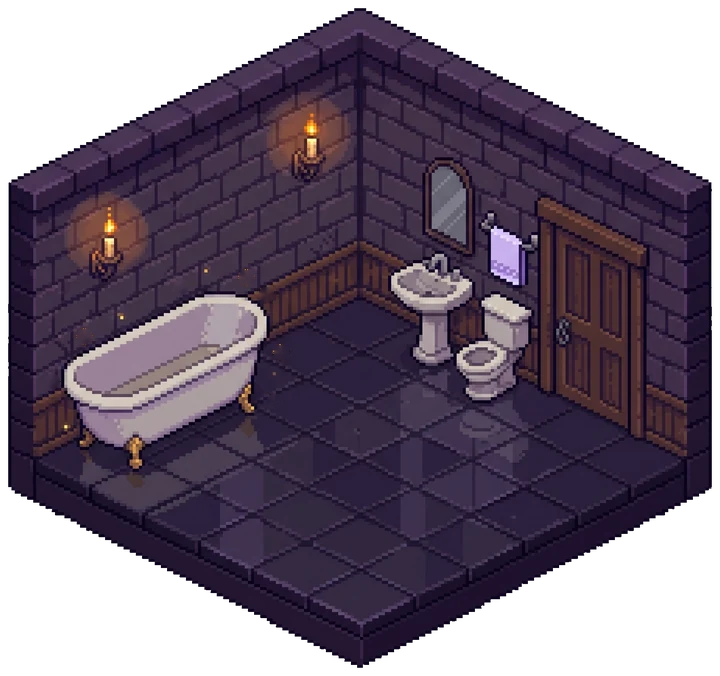
#> input picture img/stanze/bagno.webp, 720 x 676 px; its folder holds only this picture in this run
$ python scintille.py ../../img/stanze/bagno.webp
#> lines starting #> are read from the running program, lines starting #| are printed output that depends on the picture; after the words box and inside, x2 and y2 are one past the last pixel; in counts of white or black regions, pixels touching at a corner belong together
#> further down, im is the input picture: PIL image 720x676 RGBA; mean R, G, B, A 45.9, 33.6, 52.1, 178.3
#!/usr/bin/env python3
"""Toglie dalle immagini delle stanze (img/stanze: la Rocca) le scintille dorate dipinte nell'illustrazione
e ne scrive le posizioni: l'app le ridisegna come scintille animate solo quando la stanza non ha nessuna faccenda scaduta.
Le scintille sono piccole croci gialle isolate (7-11 px); candele, fuoco e dorature non vengono toccati: sono blob piu' grandi,
o vicini ad altri blob gialli.
Uso (dalla radice del repo): python3 tools/stanze/scintille.py [--prova]    (--prova: non scrive, salva solo un controllo visivo)
Stampa il dizionario delle posizioni (percentuali) da incollare in SCINTILLE di js/app.js."""
import glob, json, os, sys
import numpy as np
from PIL import Image, ImageDraw
from scipy import ndimage as ndi
import cv2

RADICE = os.path.abspath(os.path.join(os.path.dirname(os.path.abspath(__file__)), "..", ".."))
CARTELLE = ["img/stanze"]            # le stanze del Palazzo non hanno scintille dipinte (marmo chiaro): restano come sono
PROVA = "--prova" in sys.argv


def trova(a):
    """Candidati: piccole macchie dorate e luminose (top-hat), quasi quadrate, su sfondo scuro e senza calore intorno.
    Le fiamme hanno un alone caldo e un corpo sotto, le dorature stanno su oggetti chiari: non passano. Falsi positivi residui: ESCLUDI."""
    r, g, b, al = (a[..., i].astype(np.int32) for i in range(4))
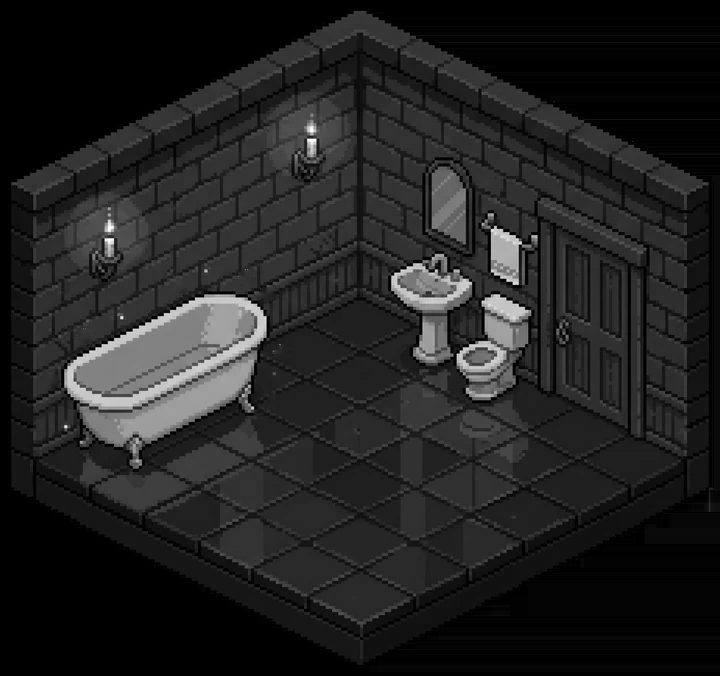
#> g: shape (676, 720) int32; min 0, max 255, mean 33.6
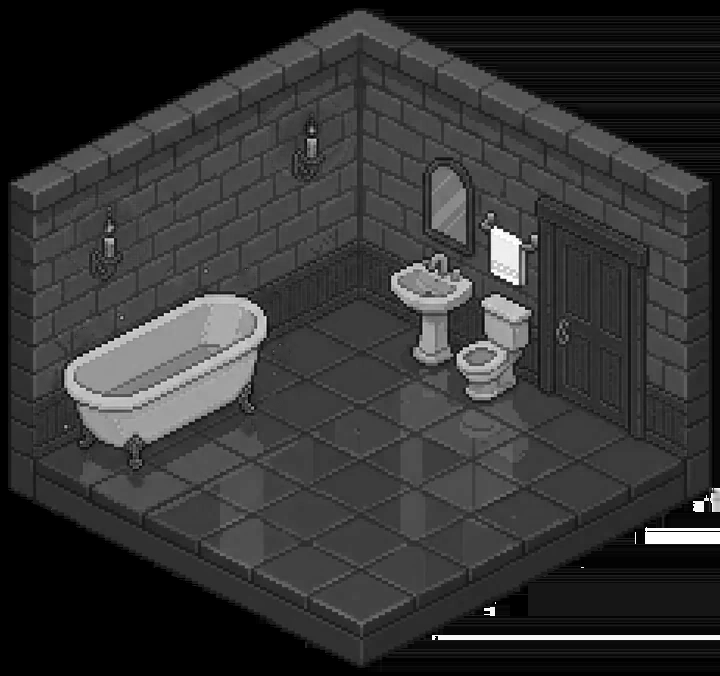
#> b: shape (676, 720) int32; min 0, max 255, mean 52.1
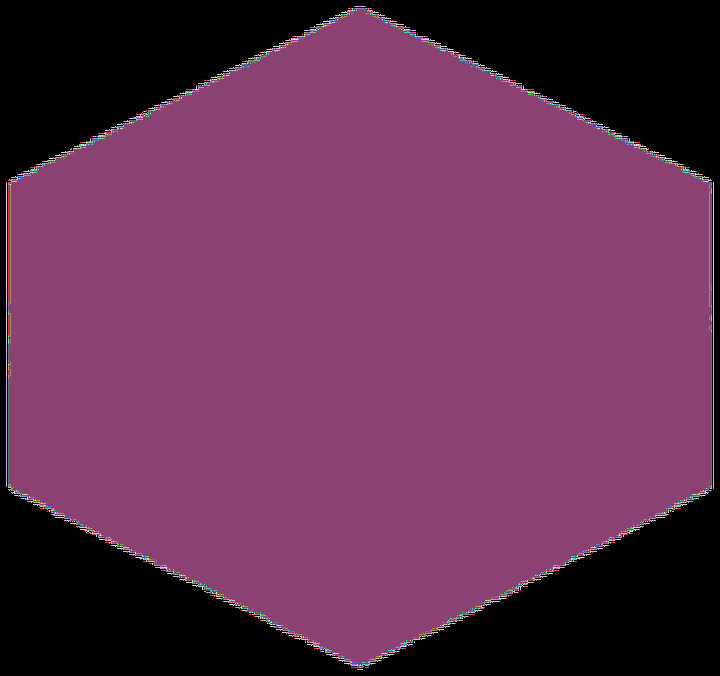
#> al: shape (676, 720) int32; 255 distinct labels, from 0 to 255; one colour per label, 0 black
    luce = (r * 3 + g * 2) // 5
    th = luce - ndi.grey_opening(luce, footprint=np.ones((13, 13)))              # solo cio' che e' piu' piccolo di 13 px e piu' chiaro di dintorni
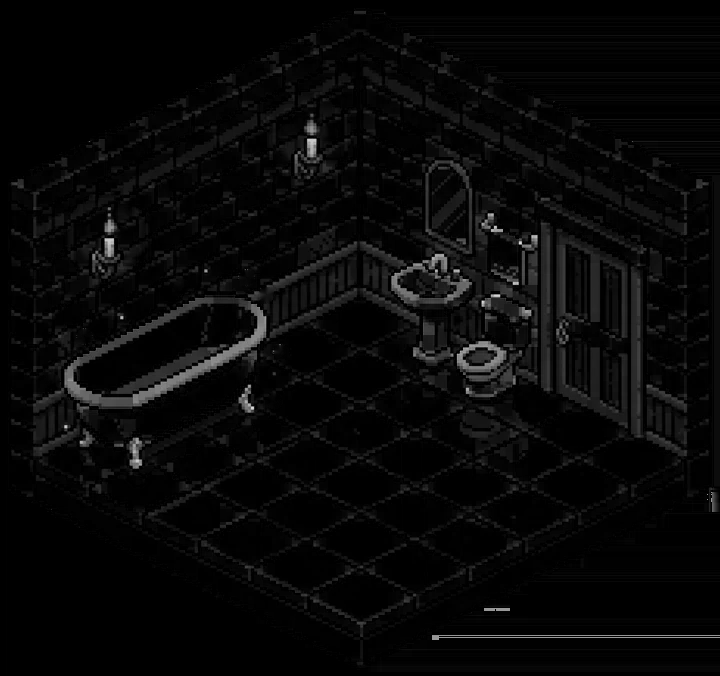
#> th: shape (676, 720) int32; min 0, max 225, mean 8.2
    oro = (al > 200) & (th > 60) & (r - b > 45) & (r >= g - 10)
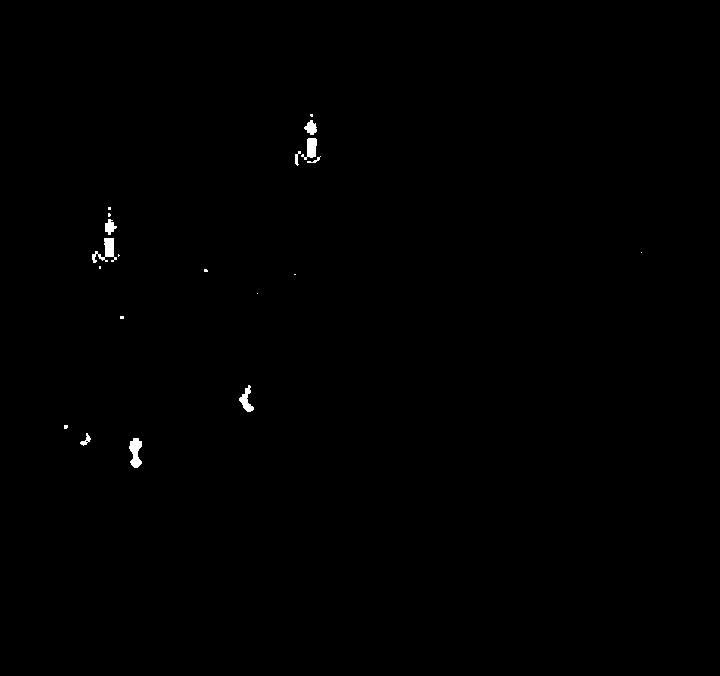
#> oro: shape (676, 720) bool; 0.28% white; 20 white regions (11 under 20 px), largest, box (x1, y1, x2, y2) and area: (92, 238, 117, 263) 265, (129, 438, 142, 468) 259, (301, 138, 317, 160) 197
    oro = ndi.binary_closing(oro, structure=np.ones((3, 3)))
#> oro: shape (676, 720) bool; 0.28% white; 18 white regions (10 under 20 px), largest, box (x1, y1, x2, y2) and area: (92, 238, 117, 263) 274, (129, 438, 142, 468) 259, (295, 138, 317, 166) 241
    lab, n = ndi.label(oro, structure=np.ones((3, 3)))
#> lab: shape (676, 720) int32; 19 distinct labels, from 0 to 18
#> n = 18
    caldo = (r - b > 60) & (r > 120)
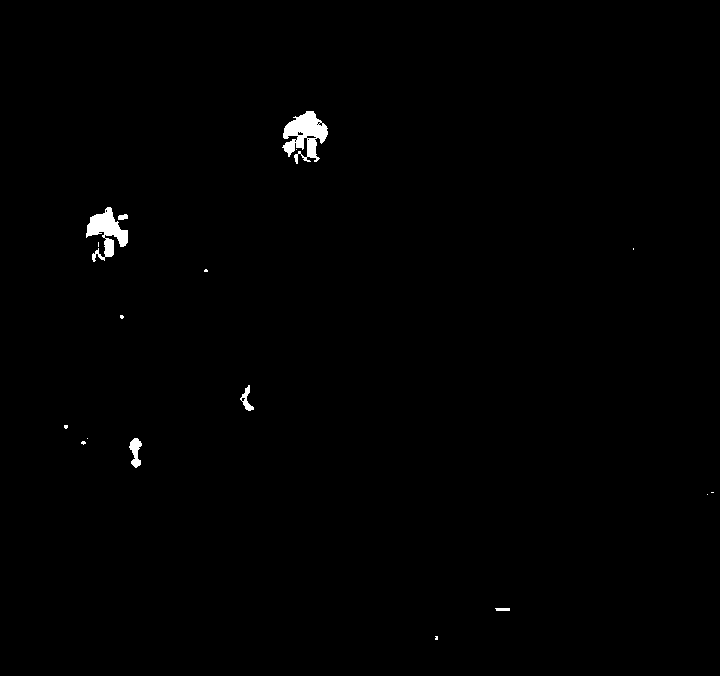
#> caldo: shape (676, 720) bool; 0.6% white; 17 white regions (11 under 20 px), largest, box (x1, y1, x2, y2) and area: (282, 111, 328, 164) 1325, (86, 207, 128, 262) 1048, (129, 438, 142, 468) 225, (240, 385, 254, 411) 141, (118, 214, 128, 220) 48, (495, 608, 510, 611) 43
    yy, xx = np.mgrid[0:a.shape[0], 0:a.shape[1]]
    out = []
    for i, sl in enumerate(ndi.find_objects(lab), 1):
        h, w = sl[0].stop - sl[0].start, sl[1].stop - sl[1].start; area = int((lab[sl] == i).sum())
        if not (5 <= w <= 18 and 5 <= h <= 18 and 12 <= area <= 130 and max(w, h) / min(w, h) <= 1.4 and .2 <= area / (w * h) <= .75): continue
        cx, cy = sl[1].start + w // 2, sl[0].start + h // 2
        y0, y1, x0, x1 = max(0, cy - 16), cy + 17, max(0, cx - 16), cx + 17
        d = np.hypot(xx[y0:y1, x0:x1] - cx, yy[y0:y1, x0:x1] - cy); ring = (d >= 9) & (d <= 15)
        if luce[y0:y1, x0:x1][ring].mean() > 85 or caldo[y0:y1, x0:x1][ring].sum() > 6: continue
        c = luce[max(0, cy - 3):cy + 4, max(0, cx - 3):cx + 4]               # le scintille grandi hanno un cuore quasi bianco e ampio; le piccole restano (sono polvere dorata)
        if c.max() < 225 or int((c > 150).sum()) < 12: continue
        out.append((cx, cy))
#> this loop made 18 passes
#> (h, w, area) on passes 3, 4, 6, 7, 15, 18: (28, 22, 241), (7, 14, 34), (22, 12, 131), (25, 25, 274), (27, 15, 186), (30, 13, 259)
#> (h, w, area, cx, cy, y0, y1, x0) on passes 2, 17: (15, 13, 124, 310, 127, 111, 144, 294), (13, 11, 61, 85, 439, 423, 456, 69)
#> pass 2, in trova, `ring = (d >= 9) & (d <= 15)`:
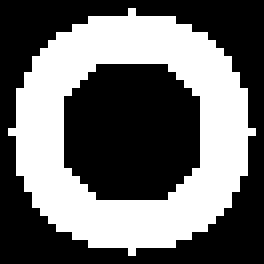
#> ring: shape (33, 33) bool (shown 8 times larger); 42.2% white; 1 white region, box (x1, y1, x2, y2) and area: (1, 1, 32, 32) 460
#> after the loop, out = []
    return out


# Correzioni a mano (pixel dell'immagine 720 di larghezza): falsi positivi da togliere e scintille mancate da aggiungere.
ESCLUDI, AGGIUNGI = {}, {}


risultato = {}
for cart in CARTELLE:
    for f in sorted(glob.glob(os.path.join(RADICE, cart, "*.webp"))):
        im = Image.open(f).convert("RGBA"); a = np.array(im).astype(int)
        nome = os.path.relpath(f, RADICE); pts = [p for p in trova(a) if not any(abs(p[0] - e[0]) < 6 and abs(p[1] - e[1]) < 6 for e in ESCLUDI.get(nome, []))] + [tuple(p) for p in AGGIUNGI.get(nome, [])]
#> after `pts = [p for p in trova(a) if not any((abs(p[0] - e[0]) < 6 and abs(p[`: pts = []
        risultato[nome] = [[round(x / im.width * 100, 1), round(y / im.height * 100, 1)] for x, y in pts]
        if PROVA:
            d = ImageDraw.Draw(im)
            for x, y in pts: d.ellipse((x - 9, y - 9, x + 9, y + 9), outline=(0, 255, 0, 255), width=2); d.text((x + 11, y - 5), f"{x},{y}", fill=(255, 255, 255, 255))
            os.makedirs("/tmp/scintille_prova", exist_ok=True); im.convert("RGB").save("/tmp/scintille_prova/" + nome.replace("/", "_").replace(".webp", ".png"))
            continue
        if not pts: continue
        mask = np.zeros(a.shape[:2], np.uint8)
        for x, y in pts: cv2.circle(mask, (int(round(x)), int(round(y))), 8, 255, -1)
        mask = cv2.bitwise_and(mask, ((a[..., 3] > 0).astype(np.uint8) * 255))
        rgb = cv2.inpaint(np.ascontiguousarray(a[..., :3].astype(np.uint8)), mask, 6, cv2.INPAINT_TELEA)
        new = np.dstack([rgb, a[..., 3].astype(np.uint8)])
        Image.fromarray(new, "RGBA").save(f, lossless=True, method=6)
print(json.dumps(risultato, separators=(",", ":")))
#| {"img/stanze/bagno.webp":[]}

$ run again, on img/stanze/ingresso.webp
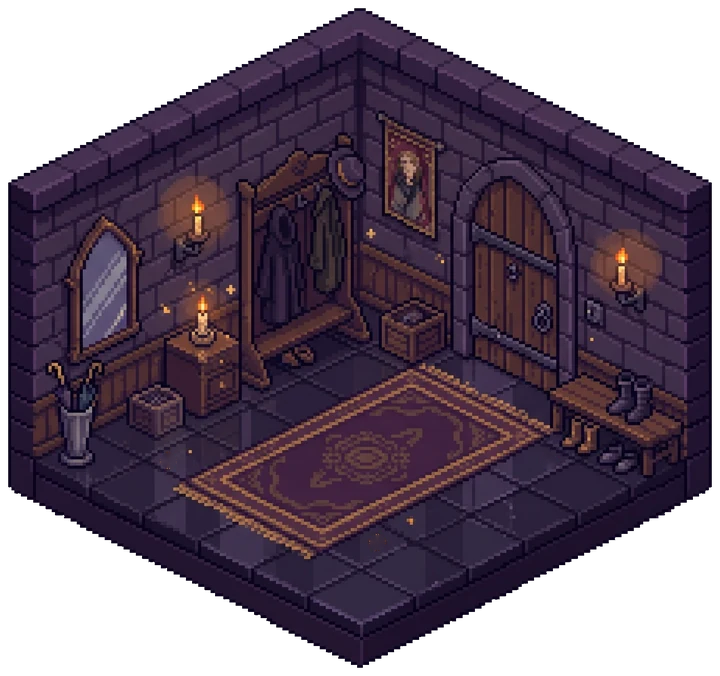
#> input picture img/stanze/ingresso.webp, 720 x 676 px
#> im is the input picture: PIL image 720x676 RGBA; mean R, G, B, A 40.9, 26.6, 44.9, 178.4
#> in trova, `r, g, b, al = (a[..., i].astype(np.int32) for i in range(4))`:
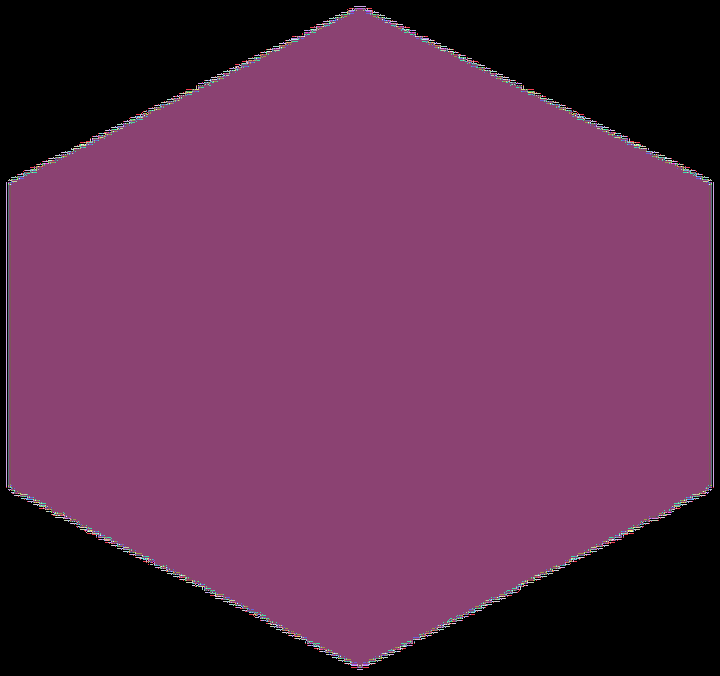
#> al: shape (676, 720) int32; 254 distinct labels, from 0 to 255; one colour per label, 0 black
#> lab: shape (676, 720) int32; 214 distinct labels, from 0 to 213
#> n = 213
#> in trova, `caldo = (r - b > 60) & (r > 120)`:
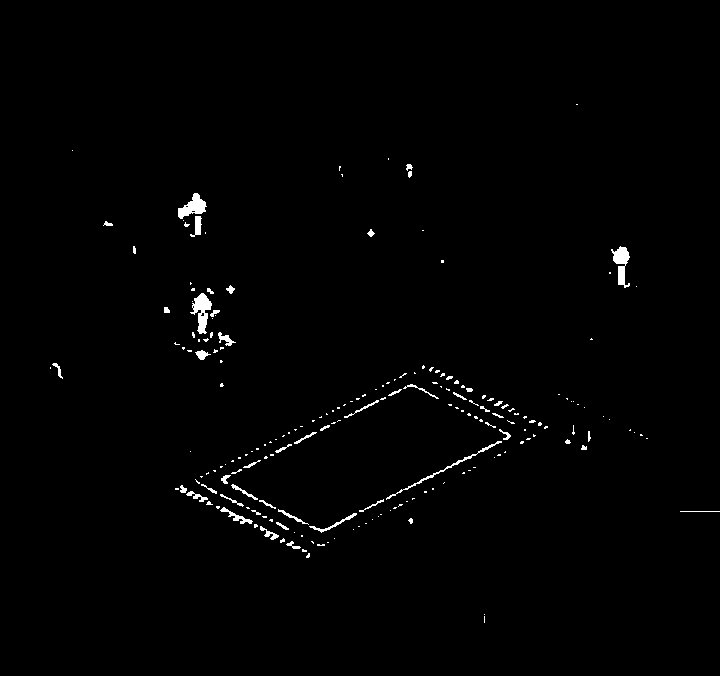
#> caldo: shape (676, 720) bool; 0.99% white; 203 white regions (150 under 20 px), largest, box (x1, y1, x2, y2) and area: (190, 293, 212, 334) 443, (611, 246, 630, 288) 388, (178, 193, 207, 219) 383
#> the loop in trova, `for i, sl in enumerate(ndi.find_objects(lab), 1):` made 213 passes
#> (h, w, area) on passes 7, 8, 11: (32, 12, 167), (83, 13, 184), (15, 5, 29)
#> after the loop in trova, `for i, sl in enumerate(ndi.find_objects(lab), 1):`: out = []
#| {"img/stanze/ingresso.webp":[]}

$ run again, on img/stanze/sgabuzzino.webp
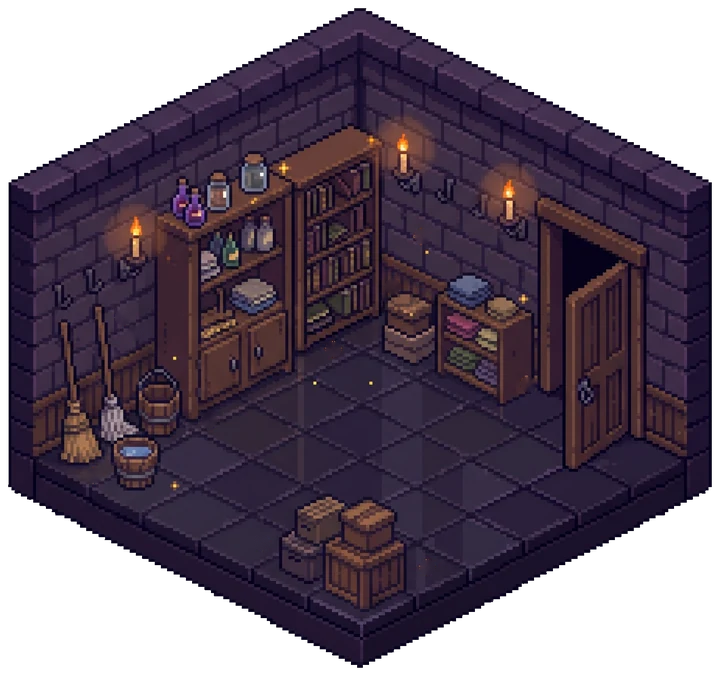
#> input picture img/stanze/sgabuzzino.webp, 720 x 676 px
#> im is the input picture: PIL image 720x676 RGBA; mean R, G, B, A 40.1, 26.5, 43.9, 178.3
#> al: shape (676, 720) int32; 252 distinct labels, from 0 to 255
#> in trova, `oro = (al > 200) & (th > 60) & (r - b > 45) & (r >= g - 10)`:
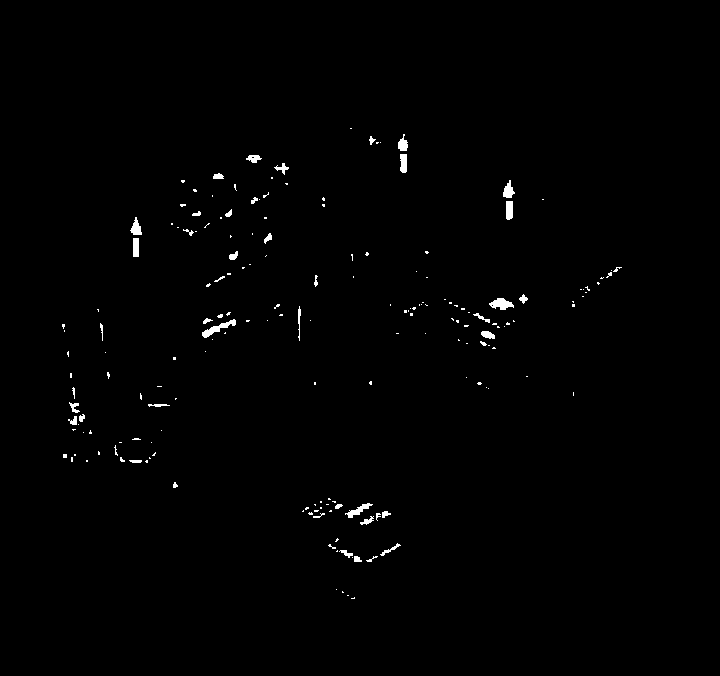
#> oro: shape (676, 720) bool; 0.72% white; 185 white regions (141 under 20 px), largest, box (x1, y1, x2, y2) and area: (202, 319, 236, 338) 202, (489, 298, 514, 310) 183, (345, 503, 373, 518) 145
#> lab: shape (676, 720) int32; 165 distinct labels, from 0 to 164
#> n = 164
#> in trova, `caldo = (r - b > 60) & (r > 120)`:
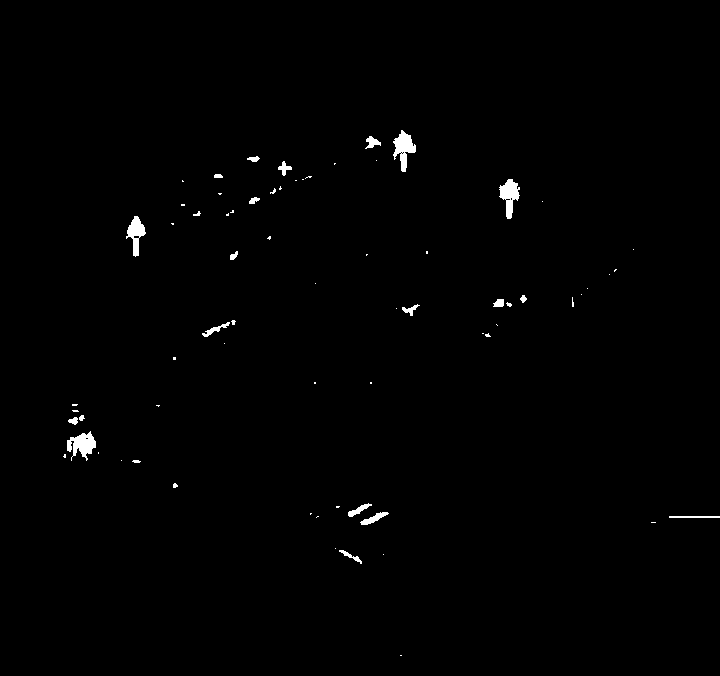
#> caldo: shape (676, 720) bool; 0.68% white; 70 white regions (48 under 20 px), largest, box (x1, y1, x2, y2) and area: (393, 130, 416, 172) 480, (67, 431, 96, 461) 480, (499, 179, 520, 219) 446
#> the loop in trova, `for i, sl in enumerate(ndi.find_objects(lab), 1):` made 164 passes
#> (h, w, area) on passes 2, 4, 5: (17, 10, 110), (19, 7, 123), (8, 16, 84)
#> after the loop in trova, `for i, sl in enumerate(ndi.find_objects(lab), 1):`: out = []
#| {"img/stanze/sgabuzzino.webp":[]}

$ run again, on img/stanze/soggiorno.webp
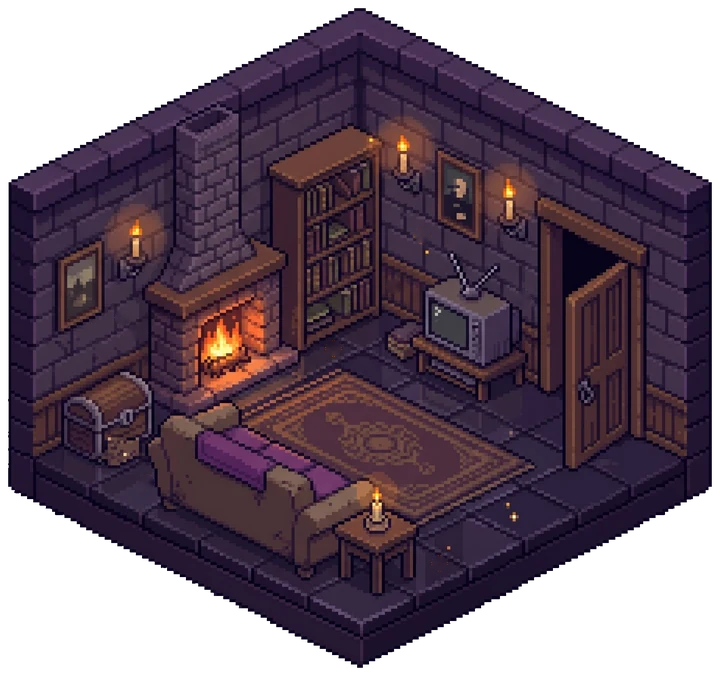
#> input picture img/stanze/soggiorno.webp, 720 x 676 px
#> im is the input picture: PIL image 720x676 RGBA; mean R, G, B, A 44.1, 28.5, 44.4, 178.2
#> al: shape (676, 720) int32; 255 distinct labels, from 0 to 255
#> lab: shape (676, 720) int32; 144 distinct labels, from 0 to 143
#> n = 143
#> in trova, `caldo = (r - b > 60) & (r > 120)`:
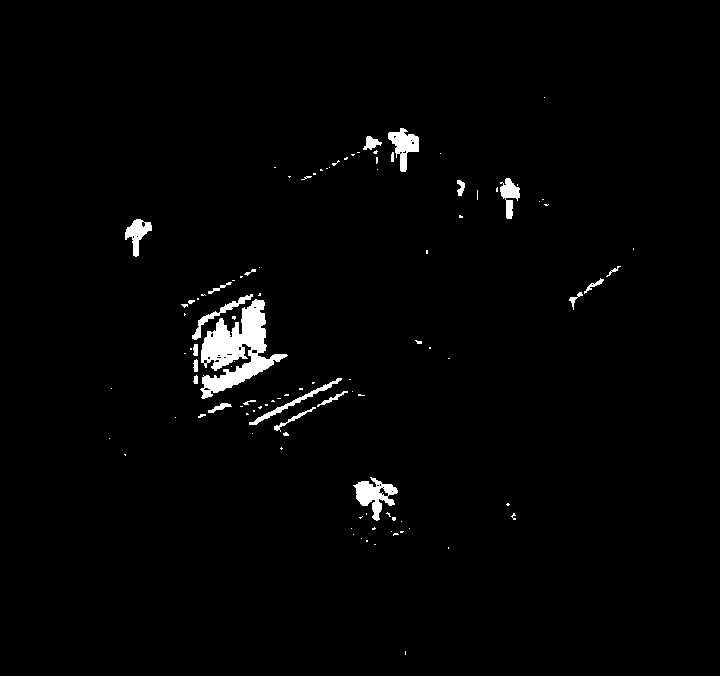
#> caldo: shape (676, 720) bool; 1.8% white; 104 white regions (80 under 20 px), largest, box (x1, y1, x2, y2) and area: (200, 299, 288, 399) 3750, (353, 477, 398, 521) 883, (388, 128, 419, 172) 663
#> the loop in trova, `for i, sl in enumerate(ndi.find_objects(lab), 1):` made 143 passes
#> (h, w, area) on passes 5, 16, 17, 19, 26, 33, 36, 37: (19, 7, 131), (18, 10, 123), (40, 12, 260), (46, 2, 92), (19, 6, 114), (5, 9, 21), (9, 3, 21), (31, 1, 31)
#> after the loop in trova, `for i, sl in enumerate(ndi.find_objects(lab), 1):`: out = []
#| {"img/stanze/soggiorno.webp":[]}
